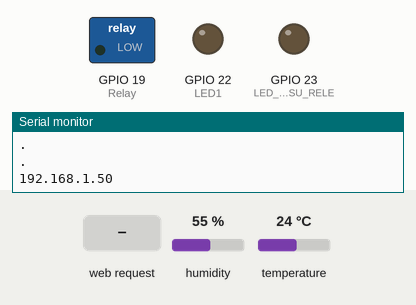
Recording of a sketch running on a simulated ESP32. Parts: switched loads named in the sketch (green lamp = pin HIGH), output pins drawn as LEDs (lit = HIGH), the last lines printed to the serial monitor. Inputs (shaded band) come from the test bench; at power-on: humidity 55 %, temperature 24 °C. WiFi joins after 1.5 s; servers stay silent unless stated.

Above: at 2.7 s.
2.8 s: HTTP request GET /MN received
At 3.4 s:
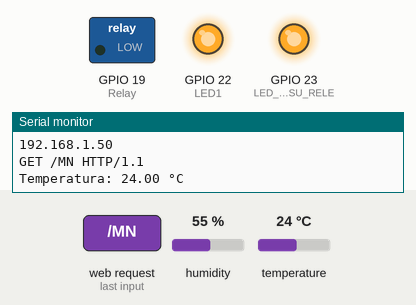
4.3 s: HTTP request GET /MFF received
At 4.9 s:
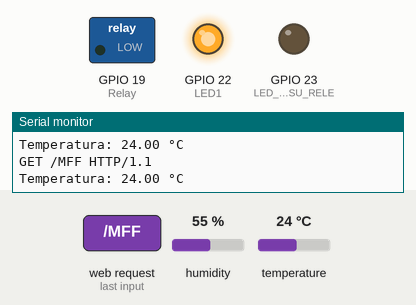
5.8 s: HTTP request GET /ON received
At 6.9 s:
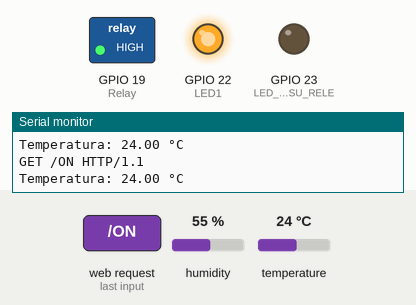
7.3 s: HTTP request GET /MN received
At 8.3 s:
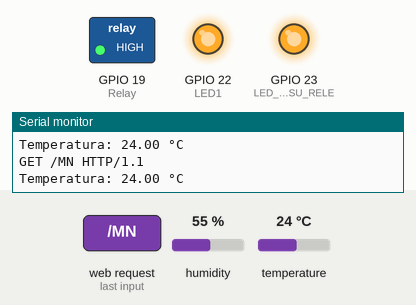
Timing chart, 0 to 9.8 s (numbered marks = the images above; inputs shaded):
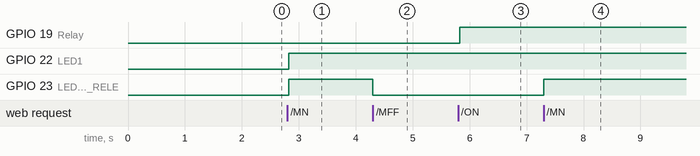

The sketch:

P10B.ino
```cpp
#include <WiFi.h>
#include <DHT.h>

const char* ssid = "UTEQ-Alumnos";
const char* pass = "";
WiFiServer server(80);

#define DHTPIN 14          // El pin digital al que está conectado el DHT11
#define DHTTYPE DHT11      // Selecciona el tipo de sensor DHT11

DHT dht(DHTPIN, DHTTYPE);

void setup() {
  Serial.begin(9600);
  pinMode(22, OUTPUT);  // LED1
  pinMode(19, OUTPUT);  // Relay
  pinMode(23, OUTPUT);  // LED 2 O MOTOR CON SU RELEY
  delay(10);
  Serial.println("Conectando");
  WiFi.begin(ssid, pass);
  while (WiFi.status() != WL_CONNECTED) {
    delay(500);
    Serial.print(".");
    Serial.println();
  }
  Serial.println(WiFi.localIP());
  server.begin();
  dht.begin();  // Inicializar el sensor DHT11
}

void loop() {
  WiFiClient client = server.available();
  if (!client) {
    return;
  }
  String request = client.readStringUntil('\r');
  Serial.println(request);

  float temperature = dht.readTemperature();  // Leer la temperatura en grados Celsius

  if (!isnan(temperature)) {
    Serial.print("Temperatura: ");
    Serial.print(temperature);
    Serial.println(" °C");

    if (temperature >= 24 && temperature <= 40) {
      digitalWrite(22, HIGH);  // Encender el tercer LED (pin 19)
    } else {
      digitalWrite(22, LOW);  // Apagar el tercer LED (pin 19)
    }
  }

  // Control del relé
  if (request.indexOf("/MN") != -1) {
    digitalWrite(23, HIGH);  // Encender el relé (pin 23)
  } else if (request.indexOf("/MFF") != -1) {
    digitalWrite(23, LOW);  // Apagar el relé (pin 23)
  }

 if (request.indexOf("/ON") != -1) {
    digitalWrite(19, HIGH);  // Encender el relé (pin 23)
  } else if (request.indexOf("/OFF") != -1) {
    digitalWrite(19, LOW);  // Apagar el relé (pin 23)
  }
  // Resto del código...

  client.println("HTTP/1.1 200 OK");
  client.println("<!DOCTYPE hmtl>");
  client.println("<html>");
  client.println("<head>");
  client.println("Content-Type: text/html");
  client.println("");
  client.println("<meta http-equiv='Content-Type' content='text/html; charset=utf-8'/>");
  client.println("</head>");
  client.println("<body>");
  client.println("<div align='center'>");
  client.println("<h1>SERVIDOR WEB QUE CONTROLA DOS LEDS O DOS RELAY'S</h1>");
  client.println("<br/>");

  // Resto del código...

  client.println("<a href=\"/ON\">Encender Led</a><br/><br/>");
  client.println("<a href=\"/OFF\">Apagar Led</a><br/><br/>");
  client.println("<a href=\"/MN\">Encender Motor</a><br/><br/>");
  client.println("<a href=\"/MFF\">Apagar Motor</a><br/>");
  client.println("<a href=\"/MA\">Encender Motor</a><br/><br/>");
  client.println("<a href=\"/MB\">Apagar Motor</a><br/>");
  client.println("</div>");
  client.println("<hr/>");
  client.println("<br>");
  client.println("<div align='center'>");
  client.println("<h2>Grupo T207 se van a estadía!!!!</h2>");
  client.println("</div>");
  client.println("</body>");
  client.println("</html>");
  client.flush();
  delay(10);
}
```

Measured:
- after the input at 2.8 s, GPIO 22 (LED1), GPIO 23 (LED_2_O_MOTOR_CON_SU_RELE): LOW → HIGH at once
- after the input at 4.3 s, GPIO 23 (LED_2_O_MOTOR_CON_SU_RELE): HIGH → LOW at once
- after the input at 5.8 s, GPIO 19 (Relay): LOW → HIGH at once
- after the input at 7.3 s, GPIO 23 (LED_2_O_MOTOR_CON_SU_RELE): LOW → HIGH at once
